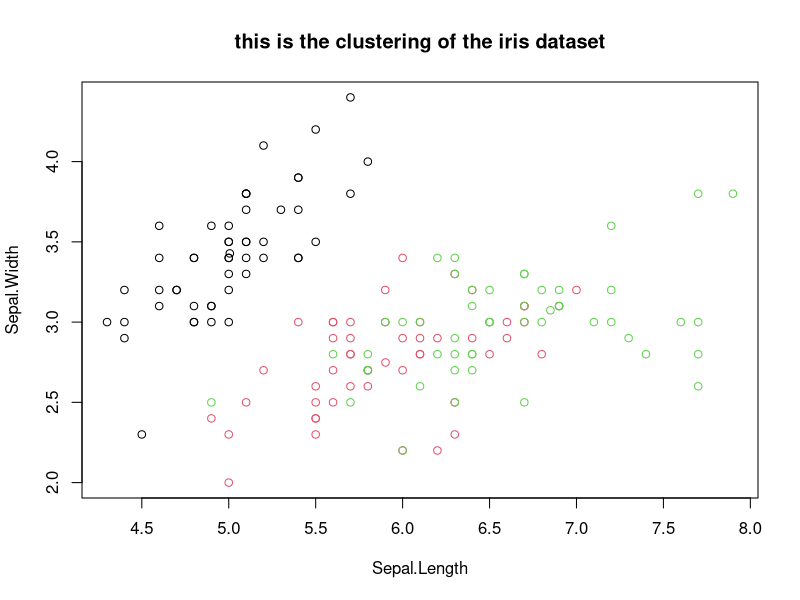

The R script that drew this image:
#lloading the required library
library("cluster")
#loading the data
data = iris
data

#data preprocessing 
names(data)
colSums(is.na(data))
sum(is.na(data))

#removing the species column
data = data[,-5]
names(data)

#applyins the k emans clustering 

kmeanss_classification = kmeans(data,centers = 3,nstart = 30)
#centers tell the no of centeriods in the cluster ,centers=k_value

#nstart tell no of itereations with changing the initiak position of the andrios 

kmeanss_classification$cluster

iris_labels = factor(iris[,5],labels = c(1,2,3),levels = c("setosa","versicolor","virginica"))
iris_labels 

actual_prectcted_cross_table=table(iris_labels,kmeanss_classification$cluster)
actual_prectcted_cross_table

#cross table 
library(gmodels)
CrossTable(actual_prectcted_cross_table)


#cconfusion matrix 
library("caret")
confusionMatrix(actual_prectcted_cross_table)


#ploting the resulltes 
plot(data[,c(1,2)],col= iris_labels, main= "this is the clustering of the iris dataset")
#ploting the centers 
points(kmeanss_classification$centers[,c(1,2)],col=1:3)
